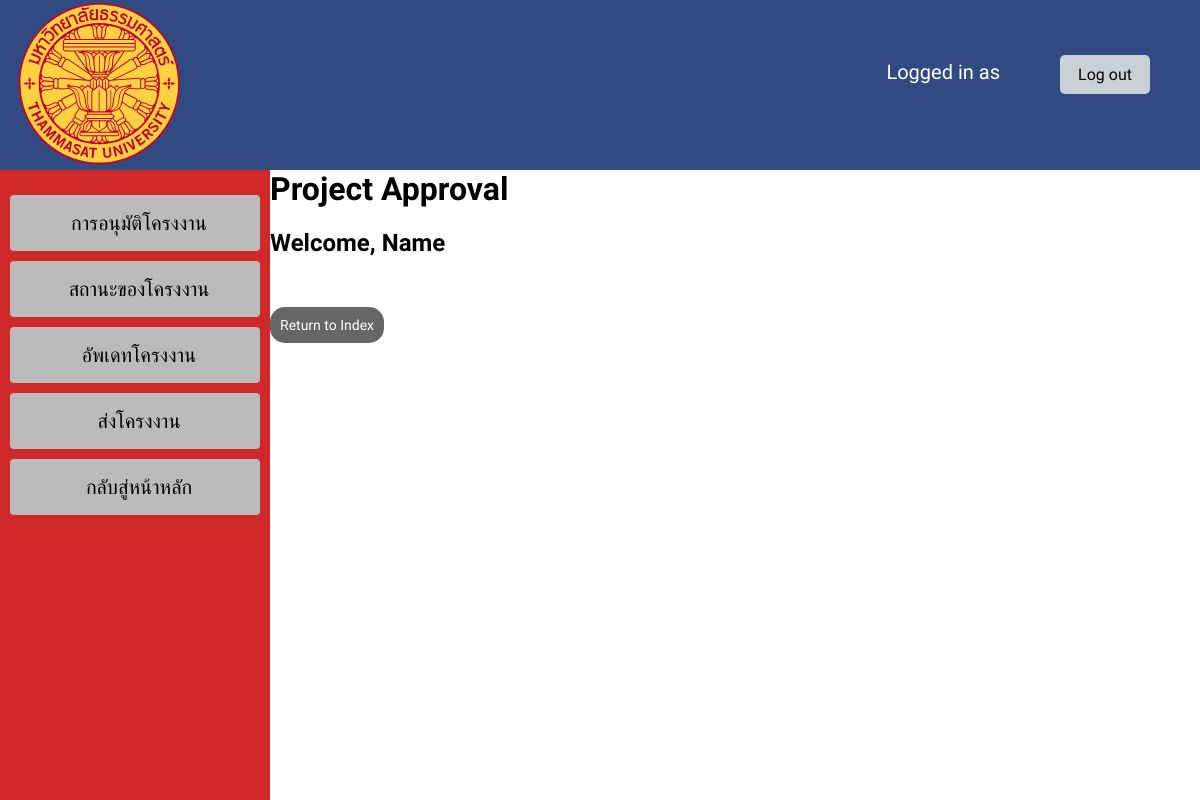
/commented/1, run on an earlier commit of the app's database.
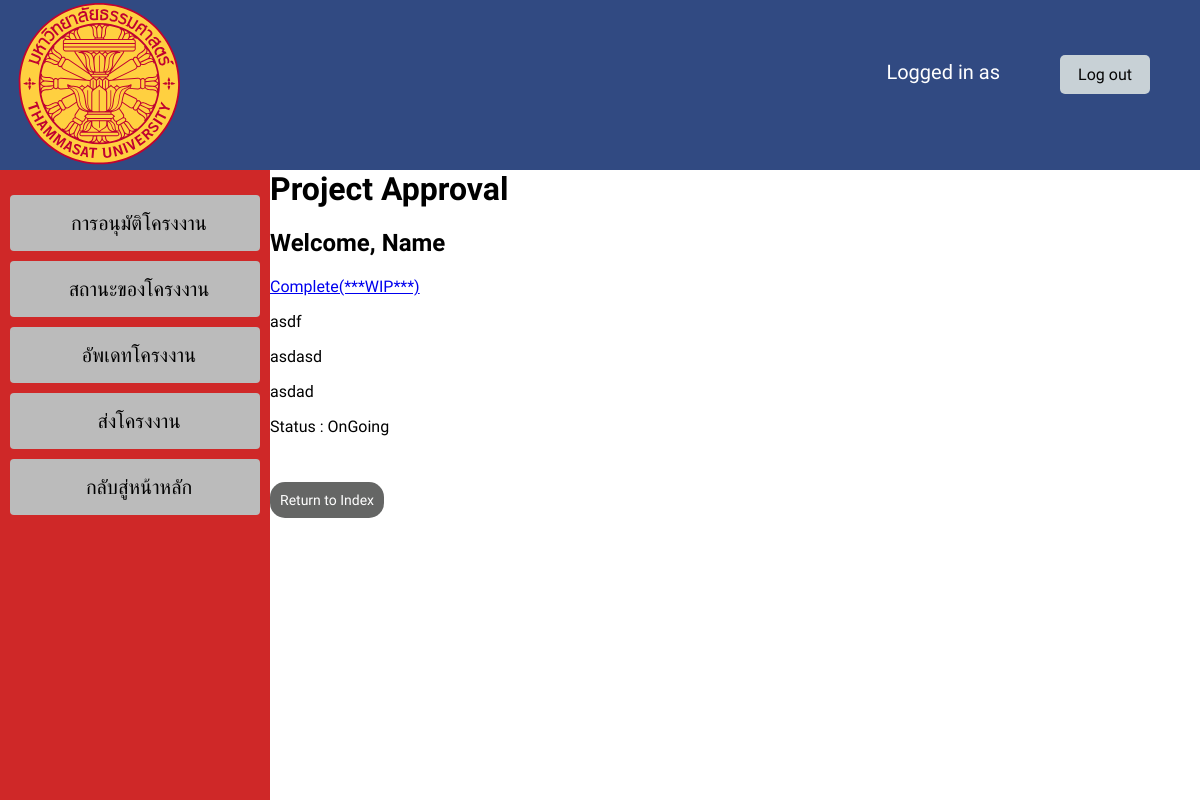
And on a later commit of the database.
### project/models.py (models this page shows)
class ProjectAfter (models.Model):
    CATEGORY = [
        ('OnGoing', 'OnGoing'),
        ('Complete', 'Complete'),
        ]
    ProID = models.AutoField(primary_key=True)
    status = models.CharField(max_length=100 ,default='OnGoing')
    projectname = models.CharField(max_length=150)
    projectmanager= models.CharField(max_length=150)
    article = models.CharField(max_length=1500)
    StudentID = models.ManyToManyField(User, blank=True, related_name="StudentID")
    TeacherID = models.ManyToManyField(User, blank=True, related_name="TeacherID")

### users/views.py (the view)
# urls.py: path('commented/<int:ProID>', views.commented, name='commented'),
def commented(request, ProID):
    projectid = ProID
    return render(request, "users/projectcommented.html",{
        "project": ProjectAfter.objects.filter(ProID=projectid)
    })

### users/templates/users/projectcommented.html (shortened to what this page needs)
{% extends "users/layout.html" %}
{% block body %}
<body>
    <h1> Project Approval </h1>
    <h2>Welcome, Name </h2>
    {% for project in project %}
                    <p><a href="{% url 'users:checkcomment' project.ProID %}"class= "btn btn-outline-danger">Complete(***WIP***)</a></p>
                    <p>{{ project.projectname }}</p>
                    <p>{{ project.projectmanager }}</p>
                    <p>{{ project.article }}</p>
                    <p>Status : {{ project.status }}</p>
    {% endfor %}
    <br>
    <br>
    <a href="{% url 'users:index' %} " class="button" >Return to Index</a>
</body>
{% endblock %}

What changed in the data, as far as the page shows it:
added ProjectAfter: projectname "asdf", projectmanager "asdasd", article "asdad", status "OnGoing"
